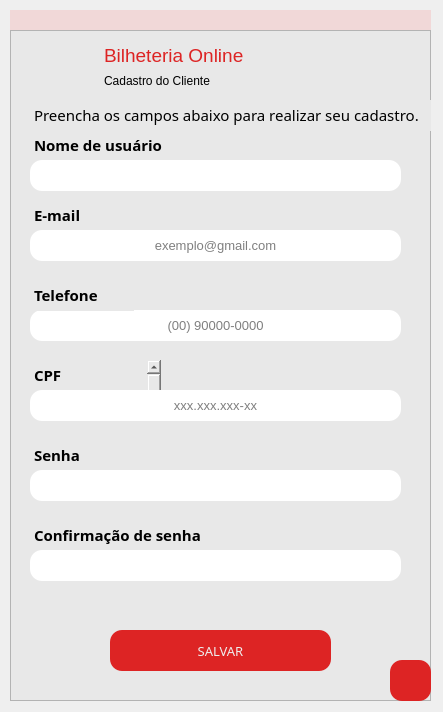
<?xml version="1.0" encoding="UTF-8"?>
<ui version="4.0">
 <class>Form</class>
 <widget class="QWidget" name="Form">
  <property name="geometry">
   <rect>
    <x>0</x>
    <y>0</y>
    <width>443</width>
    <height>712</height>
   </rect>
  </property>
  <property name="windowTitle">
   <string>Cadastro Cliente</string>
  </property>
  <widget class="QFrame" name="frame">
   <property name="geometry">
    <rect>
     <x>10</x>
     <y>30</y>
     <width>421</width>
     <height>671</height>
    </rect>
   </property>
   <property name="styleSheet">
    <string notr="true">background-color: rgb(232, 232, 232);</string>
   </property>
   <property name="frameShape">
    <enum>QFrame::StyledPanel</enum>
   </property>
   <property name="frameShadow">
    <enum>QFrame::Raised</enum>
   </property>
   <widget class="QPushButton" name="bt_salvarloginCliente">
    <property name="enabled">
     <bool>true</bool>
    </property>
    <property name="geometry">
     <rect>
      <x>100</x>
      <y>600</y>
      <width>221</width>
      <height>41</height>
     </rect>
    </property>
    <property name="font">
     <font>
      <family>Arial Rounded MT Bold</family>
      <pointsize>10</pointsize>
      <weight>50</weight>
      <bold>false</bold>
     </font>
    </property>
    <property name="styleSheet">
     <string notr="true">QPushButton{
	background-color: rgba(221, 33, 33, 0.99);
	border-radius: 12px;
	color: rgb(238, 238, 238);
}

QPushButton:hover{
	background-color: rgb(255, 206, 137);
	border-radius: 12px;
	color: rgb(100, 76, 47);
}
</string>
    </property>
    <property name="text">
     <string>SALVAR</string>
    </property>
   </widget>
   <widget class="QLabel" name="tck">
    <property name="geometry">
     <rect>
      <x>20</x>
      <y>10</y>
      <width>51</width>
      <height>31</height>
     </rect>
    </property>
    <property name="styleSheet">
     <string notr="true"/>
    </property>
    <property name="text">
     <string/>
    </property>
    <property name="pixmap">
     <pixmap>../imgs/tickets.png</pixmap>
    </property>
    <property name="scaledContents">
     <bool>true</bool>
    </property>
   </widget>
   <widget class="QTextEdit" name="texto_infoCliente">
    <property name="geometry">
     <rect>
      <x>20</x>
      <y>70</y>
      <width>411</width>
      <height>31</height>
     </rect>
    </property>
    <property name="font">
     <font>
      <family>Arial Rounded MT Bold</family>
     </font>
    </property>
    <property name="styleSheet">
     <string notr="true">border: none;</string>
    </property>
    <property name="html">
     <string>&lt;!DOCTYPE HTML PUBLIC &quot;-//W3C//DTD HTML 4.0//EN&quot; &quot;http://www.w3.org/TR/REC-html40/strict.dtd&quot;&gt;
&lt;html&gt;&lt;head&gt;&lt;meta name=&quot;qrichtext&quot; content=&quot;1&quot; /&gt;&lt;style type=&quot;text/css&quot;&gt;
p, li { white-space: pre-wrap; }
&lt;/style&gt;&lt;/head&gt;&lt;body style=&quot; font-family:'Arial Rounded MT Bold'; font-size:8.25pt; font-weight:400; font-style:normal;&quot;&gt;
&lt;p style=&quot; margin-top:0px; margin-bottom:0px; margin-left:0px; margin-right:0px; -qt-block-indent:0; text-indent:0px;&quot;&gt;&lt;span style=&quot; font-family:'MS Shell Dlg 2'; font-size:11pt;&quot;&gt;Preencha os campos abaixo para realizar seu cadastro.&lt;/span&gt;&lt;/p&gt;&lt;/body&gt;&lt;/html&gt;</string>
    </property>
   </widget>
   <widget class="QTextEdit" name="texto_erro">
    <property name="geometry">
     <rect>
      <x>170</x>
      <y>350</y>
      <width>104</width>
      <height>31</height>
     </rect>
    </property>
    <property name="styleSheet">
     <string notr="true">border: none;</string>
    </property>
    <property name="html">
     <string>&lt;!DOCTYPE HTML PUBLIC &quot;-//W3C//DTD HTML 4.0//EN&quot; &quot;http://www.w3.org/TR/REC-html40/strict.dtd&quot;&gt;
&lt;html&gt;&lt;head&gt;&lt;meta name=&quot;qrichtext&quot; content=&quot;1&quot; /&gt;&lt;style type=&quot;text/css&quot;&gt;
p, li { white-space: pre-wrap; }
&lt;/style&gt;&lt;/head&gt;&lt;body style=&quot; font-family:'MS Shell Dlg 2'; font-size:8.25pt; font-weight:400; font-style:normal;&quot;&gt;
&lt;p style=&quot;-qt-paragraph-type:empty; margin-top:0px; margin-bottom:0px; margin-left:0px; margin-right:0px; -qt-block-indent:0; text-indent:0px;&quot;&gt;&lt;br /&gt;&lt;/p&gt;&lt;/body&gt;&lt;/html&gt;</string>
    </property>
   </widget>
   <widget class="QLineEdit" name="usuarioCliente">
    <property name="geometry">
     <rect>
      <x>20</x>
      <y>130</y>
      <width>371</width>
      <height>31</height>
     </rect>
    </property>
    <property name="font">
     <font>
      <pointsize>10</pointsize>
     </font>
    </property>
    <property name="styleSheet">
     <string notr="true">background-color: rgb(255, 255, 255);
border-radius: 12px;
border: none;</string>
    </property>
    <property name="alignment">
     <set>Qt::AlignCenter</set>
    </property>
   </widget>
   <widget class="QTextEdit" name="texto_usuarioCliente">
    <property name="geometry">
     <rect>
      <x>20</x>
      <y>100</y>
      <width>151</width>
      <height>31</height>
     </rect>
    </property>
    <property name="font">
     <font>
      <family>Arial Rounded MT Bold</family>
     </font>
    </property>
    <property name="styleSheet">
     <string notr="true">border: none;</string>
    </property>
    <property name="html">
     <string>&lt;!DOCTYPE HTML PUBLIC &quot;-//W3C//DTD HTML 4.0//EN&quot; &quot;http://www.w3.org/TR/REC-html40/strict.dtd&quot;&gt;
&lt;html&gt;&lt;head&gt;&lt;meta name=&quot;qrichtext&quot; content=&quot;1&quot; /&gt;&lt;style type=&quot;text/css&quot;&gt;
p, li { white-space: pre-wrap; }
&lt;/style&gt;&lt;/head&gt;&lt;body style=&quot; font-family:'Arial Rounded MT Bold'; font-size:8.25pt; font-weight:400; font-style:normal;&quot;&gt;
&lt;p style=&quot; margin-top:0px; margin-bottom:0px; margin-left:0px; margin-right:0px; -qt-block-indent:0; text-indent:0px;&quot;&gt;&lt;span style=&quot; font-family:'MS Shell Dlg 2'; font-size:11pt; font-weight:600;&quot;&gt;Nome de usuário&lt;/span&gt;&lt;/p&gt;&lt;/body&gt;&lt;/html&gt;</string>
    </property>
   </widget>
   <widget class="QTextEdit" name="texto_cpfCliente">
    <property name="geometry">
     <rect>
      <x>20</x>
      <y>330</y>
      <width>131</width>
      <height>51</height>
     </rect>
    </property>
    <property name="font">
     <font>
      <family>Arial Rounded MT Bold</family>
     </font>
    </property>
    <property name="styleSheet">
     <string notr="true">border: none;</string>
    </property>
    <property name="html">
     <string>&lt;!DOCTYPE HTML PUBLIC &quot;-//W3C//DTD HTML 4.0//EN&quot; &quot;http://www.w3.org/TR/REC-html40/strict.dtd&quot;&gt;
&lt;html&gt;&lt;head&gt;&lt;meta name=&quot;qrichtext&quot; content=&quot;1&quot; /&gt;&lt;style type=&quot;text/css&quot;&gt;
p, li { white-space: pre-wrap; }
&lt;/style&gt;&lt;/head&gt;&lt;body style=&quot; font-family:'Arial Rounded MT Bold'; font-size:8.25pt; font-weight:400; font-style:normal;&quot;&gt;
&lt;p style=&quot; margin-top:0px; margin-bottom:0px; margin-left:0px; margin-right:0px; -qt-block-indent:0; text-indent:0px;&quot;&gt;&lt;span style=&quot; font-family:'MS Shell Dlg 2'; font-size:11pt; font-weight:600;&quot;&gt;CPF&lt;/span&gt;&lt;/p&gt;
&lt;p style=&quot;-qt-paragraph-type:empty; margin-top:0px; margin-bottom:0px; margin-left:0px; margin-right:0px; -qt-block-indent:0; text-indent:0px; font-family:'MS Shell Dlg 2'; font-size:11pt; font-weight:600;&quot;&gt;&lt;br /&gt;&lt;/p&gt;&lt;/body&gt;&lt;/html&gt;</string>
    </property>
   </widget>
   <widget class="QTextEdit" name="texto_topo">
    <property name="geometry">
     <rect>
      <x>90</x>
      <y>10</y>
      <width>151</width>
      <height>41</height>
     </rect>
    </property>
    <property name="styleSheet">
     <string notr="true">border: none;
color: rgba(221, 33, 33, 0.99);</string>
    </property>
    <property name="html">
     <string>&lt;!DOCTYPE HTML PUBLIC &quot;-//W3C//DTD HTML 4.0//EN&quot; &quot;http://www.w3.org/TR/REC-html40/strict.dtd&quot;&gt;
&lt;html&gt;&lt;head&gt;&lt;meta name=&quot;qrichtext&quot; content=&quot;1&quot; /&gt;&lt;style type=&quot;text/css&quot;&gt;
p, li { white-space: pre-wrap; }
&lt;/style&gt;&lt;/head&gt;&lt;body style=&quot; font-family:'MS Shell Dlg 2'; font-size:8.25pt; font-weight:400; font-style:normal;&quot;&gt;
&lt;p style=&quot; margin-top:0px; margin-bottom:0px; margin-left:0px; margin-right:0px; -qt-block-indent:0; text-indent:0px;&quot;&gt;&lt;span style=&quot; font-size:14pt;&quot;&gt;Bilheteria Online&lt;/span&gt;&lt;/p&gt;&lt;/body&gt;&lt;/html&gt;</string>
    </property>
   </widget>
   <widget class="QLineEdit" name="emailCliente">
    <property name="geometry">
     <rect>
      <x>20</x>
      <y>200</y>
      <width>371</width>
      <height>31</height>
     </rect>
    </property>
    <property name="font">
     <font>
      <pointsize>10</pointsize>
     </font>
    </property>
    <property name="styleSheet">
     <string notr="true">background-color: rgb(255, 255, 255);
border-radius: 12px;
border: none;</string>
    </property>
    <property name="alignment">
     <set>Qt::AlignCenter</set>
    </property>
    <property name="placeholderText">
     <string>exemplo@gmail.com</string>
    </property>
   </widget>
   <widget class="QLineEdit" name="telefoneCliente">
    <property name="geometry">
     <rect>
      <x>20</x>
      <y>280</y>
      <width>371</width>
      <height>31</height>
     </rect>
    </property>
    <property name="font">
     <font>
      <pointsize>10</pointsize>
     </font>
    </property>
    <property name="styleSheet">
     <string notr="true">background-color: rgb(255, 255, 255);
border-radius: 12px;
border: none;</string>
    </property>
    <property name="alignment">
     <set>Qt::AlignCenter</set>
    </property>
    <property name="placeholderText">
     <string>(00) 90000-0000</string>
    </property>
   </widget>
   <widget class="QLineEdit" name="cpfCliente">
    <property name="geometry">
     <rect>
      <x>20</x>
      <y>360</y>
      <width>371</width>
      <height>31</height>
     </rect>
    </property>
    <property name="font">
     <font>
      <pointsize>10</pointsize>
     </font>
    </property>
    <property name="styleSheet">
     <string notr="true">background-color: rgb(255, 255, 255);
border-radius: 12px;
border: none;</string>
    </property>
    <property name="alignment">
     <set>Qt::AlignCenter</set>
    </property>
    <property name="placeholderText">
     <string>xxx.xxx.xxx-xx</string>
    </property>
   </widget>
   <widget class="QTextEdit" name="texto_emailCliente">
    <property name="geometry">
     <rect>
      <x>20</x>
      <y>170</y>
      <width>151</width>
      <height>31</height>
     </rect>
    </property>
    <property name="font">
     <font>
      <family>Arial Rounded MT Bold</family>
     </font>
    </property>
    <property name="styleSheet">
     <string notr="true">border: none;</string>
    </property>
    <property name="html">
     <string>&lt;!DOCTYPE HTML PUBLIC &quot;-//W3C//DTD HTML 4.0//EN&quot; &quot;http://www.w3.org/TR/REC-html40/strict.dtd&quot;&gt;
&lt;html&gt;&lt;head&gt;&lt;meta name=&quot;qrichtext&quot; content=&quot;1&quot; /&gt;&lt;style type=&quot;text/css&quot;&gt;
p, li { white-space: pre-wrap; }
&lt;/style&gt;&lt;/head&gt;&lt;body style=&quot; font-family:'Arial Rounded MT Bold'; font-size:8.25pt; font-weight:400; font-style:normal;&quot;&gt;
&lt;p style=&quot; margin-top:0px; margin-bottom:0px; margin-left:0px; margin-right:0px; -qt-block-indent:0; text-indent:0px;&quot;&gt;&lt;span style=&quot; font-family:'MS Shell Dlg 2'; font-size:11pt; font-weight:600;&quot;&gt;E-mail&lt;/span&gt;&lt;/p&gt;&lt;/body&gt;&lt;/html&gt;</string>
    </property>
   </widget>
   <widget class="QTextEdit" name="texto_senhaCliente">
    <property name="geometry">
     <rect>
      <x>20</x>
      <y>410</y>
      <width>201</width>
      <height>31</height>
     </rect>
    </property>
    <property name="font">
     <font>
      <family>Arial Rounded MT Bold</family>
     </font>
    </property>
    <property name="styleSheet">
     <string notr="true">border: none;</string>
    </property>
    <property name="html">
     <string>&lt;!DOCTYPE HTML PUBLIC &quot;-//W3C//DTD HTML 4.0//EN&quot; &quot;http://www.w3.org/TR/REC-html40/strict.dtd&quot;&gt;
&lt;html&gt;&lt;head&gt;&lt;meta name=&quot;qrichtext&quot; content=&quot;1&quot; /&gt;&lt;style type=&quot;text/css&quot;&gt;
p, li { white-space: pre-wrap; }
&lt;/style&gt;&lt;/head&gt;&lt;body style=&quot; font-family:'Arial Rounded MT Bold'; font-size:8.25pt; font-weight:400; font-style:normal;&quot;&gt;
&lt;p style=&quot; margin-top:0px; margin-bottom:0px; margin-left:0px; margin-right:0px; -qt-block-indent:0; text-indent:0px;&quot;&gt;&lt;span style=&quot; font-family:'MS Shell Dlg 2'; font-size:11pt; font-weight:600;&quot;&gt;Senha&lt;/span&gt;&lt;/p&gt;&lt;/body&gt;&lt;/html&gt;</string>
    </property>
   </widget>
   <widget class="QTextEdit" name="texto_telefoneCliente">
    <property name="geometry">
     <rect>
      <x>20</x>
      <y>250</y>
      <width>104</width>
      <height>31</height>
     </rect>
    </property>
    <property name="font">
     <font>
      <family>Arial Rounded MT Bold</family>
     </font>
    </property>
    <property name="styleSheet">
     <string notr="true">border: none;</string>
    </property>
    <property name="html">
     <string>&lt;!DOCTYPE HTML PUBLIC &quot;-//W3C//DTD HTML 4.0//EN&quot; &quot;http://www.w3.org/TR/REC-html40/strict.dtd&quot;&gt;
&lt;html&gt;&lt;head&gt;&lt;meta name=&quot;qrichtext&quot; content=&quot;1&quot; /&gt;&lt;style type=&quot;text/css&quot;&gt;
p, li { white-space: pre-wrap; }
&lt;/style&gt;&lt;/head&gt;&lt;body style=&quot; font-family:'Arial Rounded MT Bold'; font-size:8.25pt; font-weight:400; font-style:normal;&quot;&gt;
&lt;p style=&quot; margin-top:0px; margin-bottom:0px; margin-left:0px; margin-right:0px; -qt-block-indent:0; text-indent:0px;&quot;&gt;&lt;span style=&quot; font-family:'MS Shell Dlg 2'; font-size:11pt; font-weight:600;&quot;&gt;Telefone&lt;/span&gt;&lt;/p&gt;&lt;/body&gt;&lt;/html&gt;</string>
    </property>
   </widget>
   <widget class="QLineEdit" name="senhaCliente">
    <property name="geometry">
     <rect>
      <x>20</x>
      <y>440</y>
      <width>371</width>
      <height>31</height>
     </rect>
    </property>
    <property name="font">
     <font>
      <pointsize>10</pointsize>
     </font>
    </property>
    <property name="styleSheet">
     <string notr="true">background-color: rgb(255, 255, 255);
border-radius: 12px;
border: none;</string>
    </property>
    <property name="echoMode">
     <enum>QLineEdit::Password</enum>
    </property>
    <property name="alignment">
     <set>Qt::AlignCenter</set>
    </property>
   </widget>
   <widget class="QTextEdit" name="texto_confirmaSenhaCliente">
    <property name="geometry">
     <rect>
      <x>20</x>
      <y>490</y>
      <width>201</width>
      <height>31</height>
     </rect>
    </property>
    <property name="font">
     <font>
      <family>Arial Rounded MT Bold</family>
     </font>
    </property>
    <property name="styleSheet">
     <string notr="true">border: none;</string>
    </property>
    <property name="html">
     <string>&lt;!DOCTYPE HTML PUBLIC &quot;-//W3C//DTD HTML 4.0//EN&quot; &quot;http://www.w3.org/TR/REC-html40/strict.dtd&quot;&gt;
&lt;html&gt;&lt;head&gt;&lt;meta name=&quot;qrichtext&quot; content=&quot;1&quot; /&gt;&lt;style type=&quot;text/css&quot;&gt;
p, li { white-space: pre-wrap; }
&lt;/style&gt;&lt;/head&gt;&lt;body style=&quot; font-family:'Arial Rounded MT Bold'; font-size:8.25pt; font-weight:400; font-style:normal;&quot;&gt;
&lt;p style=&quot; margin-top:0px; margin-bottom:0px; margin-left:0px; margin-right:0px; -qt-block-indent:0; text-indent:0px;&quot;&gt;&lt;span style=&quot; font-family:'MS Shell Dlg 2'; font-size:11pt; font-weight:600;&quot;&gt;Confirmação de senha&lt;/span&gt;&lt;/p&gt;&lt;/body&gt;&lt;/html&gt;</string>
    </property>
   </widget>
   <widget class="QLineEdit" name="confirmasenhaCliente">
    <property name="geometry">
     <rect>
      <x>20</x>
      <y>520</y>
      <width>371</width>
      <height>31</height>
     </rect>
    </property>
    <property name="font">
     <font>
      <pointsize>10</pointsize>
     </font>
    </property>
    <property name="styleSheet">
     <string notr="true">background-color: rgb(255, 255, 255);
border-radius: 12px;
border: none;</string>
    </property>
    <property name="echoMode">
     <enum>QLineEdit::Password</enum>
    </property>
    <property name="alignment">
     <set>Qt::AlignCenter</set>
    </property>
   </widget>
   <widget class="QPushButton" name="bt_voltarCliente">
    <property name="enabled">
     <bool>true</bool>
    </property>
    <property name="geometry">
     <rect>
      <x>380</x>
      <y>630</y>
      <width>41</width>
      <height>41</height>
     </rect>
    </property>
    <property name="font">
     <font>
      <pointsize>10</pointsize>
      <weight>75</weight>
      <bold>true</bold>
     </font>
    </property>
    <property name="styleSheet">
     <string notr="true">QPushButton{
	background-color: rgba(221, 33, 33, 0.99);
	border-radius: 12px;
	color: rgb(238, 238, 238);
}

QPushButton:hover{
	background-color: rgb(255, 206, 137);
	border-radius: 12px;
	color: rgb(100, 76, 47);
}
</string>
    </property>
    <property name="text">
     <string/>
    </property>
    <property name="icon">
     <iconset>
      <normaloff>../imgs/voltar.png</normaloff>../imgs/voltar.png</iconset>
    </property>
    <property name="iconSize">
     <size>
      <width>25</width>
      <height>25</height>
     </size>
    </property>
   </widget>
   <widget class="QLineEdit" name="textoErro">
    <property name="geometry">
     <rect>
      <x>80</x>
      <y>560</y>
      <width>271</width>
      <height>31</height>
     </rect>
    </property>
    <property name="styleSheet">
     <string notr="true">border: none;</string>
    </property>
    <property name="alignment">
     <set>Qt::AlignCenter</set>
    </property>
   </widget>
   <widget class="QTextEdit" name="textEdit">
    <property name="geometry">
     <rect>
      <x>90</x>
      <y>40</y>
      <width>171</width>
      <height>31</height>
     </rect>
    </property>
    <property name="font">
     <font>
      <family>Arial</family>
     </font>
    </property>
    <property name="styleSheet">
     <string notr="true">border: none;
font-family: Arial;

</string>
    </property>
    <property name="html">
     <string>&lt;!DOCTYPE HTML PUBLIC &quot;-//W3C//DTD HTML 4.0//EN&quot; &quot;http://www.w3.org/TR/REC-html40/strict.dtd&quot;&gt;
&lt;html&gt;&lt;head&gt;&lt;meta name=&quot;qrichtext&quot; content=&quot;1&quot; /&gt;&lt;style type=&quot;text/css&quot;&gt;
p, li { white-space: pre-wrap; }
&lt;/style&gt;&lt;/head&gt;&lt;body style=&quot; font-family:'Arial'; font-size:8.25pt; font-weight:400; font-style:normal;&quot;&gt;
&lt;p style=&quot; margin-top:0px; margin-bottom:0px; margin-left:0px; margin-right:0px; -qt-block-indent:0; text-indent:0px;&quot;&gt;&lt;span style=&quot; font-family:'MS Shell Dlg 2'; font-size:9pt;&quot;&gt;Cadastro do Cliente&lt;/span&gt;&lt;/p&gt;&lt;/body&gt;&lt;/html&gt;</string>
    </property>
   </widget>
   <zorder>texto_infoCliente</zorder>
   <zorder>texto_emailCliente</zorder>
   <zorder>texto_cpfCliente</zorder>
   <zorder>texto_usuarioCliente</zorder>
   <zorder>tck</zorder>
   <zorder>bt_salvarloginCliente</zorder>
   <zorder>texto_erro</zorder>
   <zorder>usuarioCliente</zorder>
   <zorder>texto_topo</zorder>
   <zorder>emailCliente</zorder>
   <zorder>telefoneCliente</zorder>
   <zorder>cpfCliente</zorder>
   <zorder>texto_senhaCliente</zorder>
   <zorder>texto_telefoneCliente</zorder>
   <zorder>senhaCliente</zorder>
   <zorder>texto_confirmaSenhaCliente</zorder>
   <zorder>confirmasenhaCliente</zorder>
   <zorder>bt_voltarCliente</zorder>
   <zorder>textoErro</zorder>
   <zorder>textEdit</zorder>
  </widget>
  <widget class="QLineEdit" name="erro2">
   <property name="geometry">
    <rect>
     <x>10</x>
     <y>10</y>
     <width>421</width>
     <height>20</height>
    </rect>
   </property>
   <property name="font">
    <font>
     <family>Arial Unicode MS</family>
     <pointsize>9</pointsize>
     <weight>75</weight>
     <italic>true</italic>
     <bold>true</bold>
    </font>
   </property>
   <property name="styleSheet">
    <string notr="true">border: none;
background-color:rgba(255,0,0,0.1)</string>
   </property>
   <property name="alignment">
    <set>Qt::AlignCenter</set>
   </property>
  </widget>
 </widget>
 <resources/>
 <connections/>
</ui>
